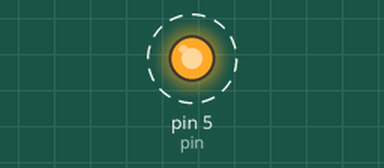
The sketch below on a simulated Arduino Uno, built with avr-gcc and run on an emulated ATmega328P. Parts: output pins drawn as LEDs (lit = HIGH). Dashed ring = blinking.

Above: at 0.05 s.
Timing chart, 0 to 4.6 s (numbered marks = the images above):
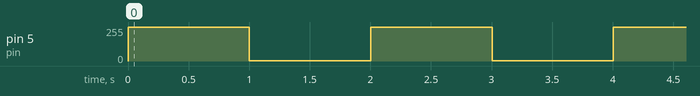

Measured:
- by itself, pin 5 (pin): alternates 253/255 for 1.0 s and 3/255 for 1.0 s

The sketch:

rasya_SIJA_analog.ino
```cpp
int pin = 5; //pin PWM (~) bisa dari 3, 5, 6, 9, 10, 11

void setup() {
    pinMode(pin, OUTPUT);
}

void loop(){
    for (int brightness = 1; brightness < 255; brightness += 2){
        analogWrite(pin, brightness);
    }
    delay(1000);
    for (int brightness = 255; brightness > 1; brightness -= 2){
        analogWrite(pin, brightness);
    }
    delay(1000);
}
```
